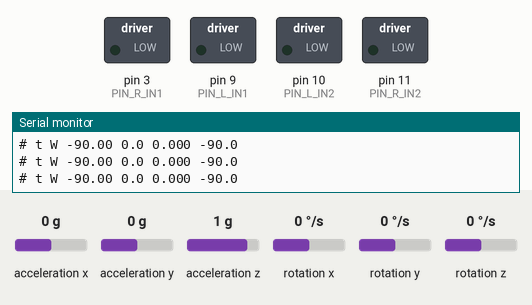
Simulated run of this sketch. Board: Arduino Uno, built with avr-gcc and run on an emulated ATmega328P. On the bench: switched loads named in the sketch (green lamp = pin HIGH), the last lines printed to the serial monitor. Wiring (inferred from the names in the program): MPU-6050 motion sensor at I2C address 0x68. Inputs (shaded band) come from the test bench; at power-on: acceleration z 1 g, rotation y 0 °/s, acceleration x 0 g, acceleration y 0 g, rotation x 0 °/s, rotation z 0 °/s.

Above: at 1.7 s.
1.8 s: acceleration z set to 0 g
At 4.5 s:
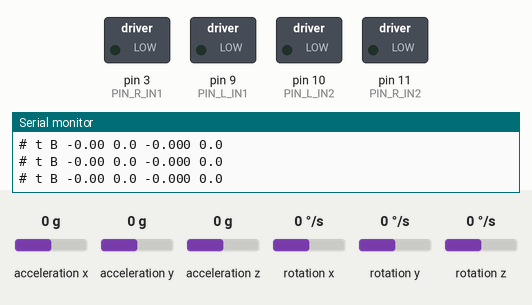
4.8 s: rotation y set to -192 °/s
At 4.98 s:
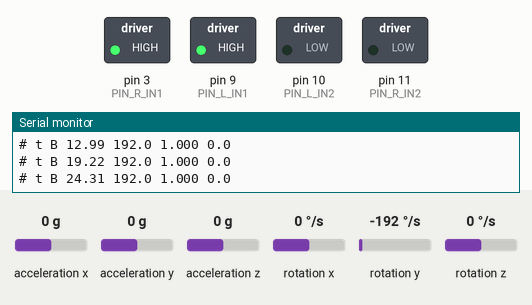
Timing chart, 0 to 7.8 s (numbered marks = the images above; inputs shaded):
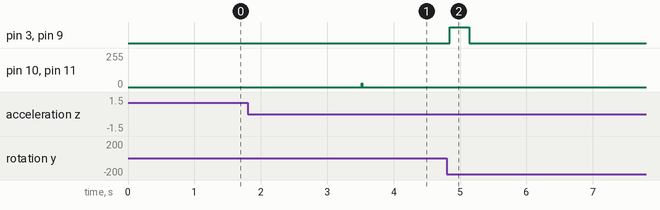

Measured:
- after the input at 1.8 s, pin 10 (PIN_L_IN2), pin 11 (PIN_R_IN2): 0/255 → 27/255 after 1.7 s, → 0/255 0.01 s later
- after the input at 4.8 s, pin 3 (PIN_R_IN1), pin 9 (PIN_L_IN1): LOW → HIGH at once, → LOW 0.29 s later

The sketch:

balancer.ino
```cpp
/*
 * Two-wheel self-balancer: Arduino Uno balance loop.
 *
 *   MPU6050 (I2C, A4/A5) -> complementary filter -> PID on pitch -> H-bridge -> 2 DC motors
 *   Pi 5 (QNX supervisor) or a laptop/Serial Monitor -> USB serial 115200 -> this Uno
 *
 * The loop runs entirely here at 200 Hz. The Pi only steers, tunes and supervises.
 * It stands up on its own with nothing connected: power on, hold it upright and
 * still for 1 s, let go.
 *
 * Serial protocol (ASCII lines, '\n' or '\r' terminated, lowercase ok):
 *   Host -> Uno
 *     T <turn>          steering, -1..1 (+ = turn right). Watchdog: 0 after 300 ms
 *     V <lean_deg>      lean bias in degrees, clamped +-MAX_LEAN_BIAS (+ = drift
 *                       forward). Watchdog: 0 after 300 ms. No encoders, so this is
 *                       "lean a bit", not a real speed.
 *     G kp ki kd [ks]   live gains (see "Gains" below)
 *     Z                 robot held still at its balance point: recalibrate gyro bias
 *                       and set "upright" to the current angle (~0.5 s, motors off)
 *     W                 save gains + upright offset to EEPROM (survive reset)
 *     S                 stop + disarm (motors off until A)
 *     A                 arm (it starts balancing once held upright for 1 s)
 *     X [0|1]           1 = external tilt mode (iPhone path), 0 = onboard MPU6050
 *     P <pitch> <rate>  external tilt in deg and deg/s (+ = leaning forward),
 *                       only used in X 1 mode, must arrive at least every 100 ms
 *     ?                 print config
 *   Uno -> host
 *     READY                     once after boot
 *     UP                        started balancing
 *     FALL <pitch>              tipped past CUTOFF_DEG, motors off
 *     STALE                     X mode: P lines stopped, motors off
 *     NOIMU                     no MPU6050 found (use X mode or fix wiring)
 *     # t <st> <pitch> <rate> <u> <acc_pitch>   telemetry at 20 Hz
 *           st: D disarmed, W waiting upright, B balancing, F fallen/stale,
 *           pitch = filtered pitch minus upright offset (deg), rate (deg/s),
 *           u = PID output (-1..1), acc_pitch = accel-only pitch (deg, raw)
 *     # ...                     any other comment line (acks, config dump)
 *
 * Gains (output u is motor duty -1..1):
 *   u = kp*e + ki*integral(e) + kd*rate,   e = pitch - target (deg)
 *   target = V - ks*speed_est, speed_est = low-pass of u (no encoders: the duty we
 *   have been applying is our best guess of how fast the wheels are going).
 *   ks = 0 to start; raise it to stop the slow run-away drift.
 */

#include <Arduino.h>
#include <Wire.h>
#include <EEPROM.h>
#include <stdlib.h>
#include <math.h>

// =============================================================================
// CONFIG: edit this block on the bench.
// =============================================================================

// ---- Motor driver (same block as goalie.ino) -----------------------------------
//   DRIVER_2PWM  : L9110S / HG7881 / DRV8833 / MX1508: 4 inputs, no enable pins.
//   DRIVER_EN_IN : L298N (remove ENA/ENB jumpers), TB6612FNG (tie STBY high):
//                  PWM enable + 2 direction pins per channel.
#define DRIVER_2PWM  1
#define DRIVER_EN_IN 2
#define DRIVER_TYPE  DRIVER_2PWM

// Pins 5/6 (Timer0) are avoided: they share the timer with millis()/micros().
#if DRIVER_TYPE == DRIVER_2PWM
const uint8_t PIN_L_IN1 = 9;    // channel A = LEFT wheel
const uint8_t PIN_L_IN2 = 10;
const uint8_t PIN_R_IN1 = 3;    // channel B = RIGHT wheel
const uint8_t PIN_R_IN2 = 11;
#elif DRIVER_TYPE == DRIVER_EN_IN
const uint8_t PIN_L_EN  = 9;
const uint8_t PIN_L_IN1 = 7;
const uint8_t PIN_L_IN2 = 8;
const uint8_t PIN_R_EN  = 3;
const uint8_t PIN_R_IN1 = 4;
const uint8_t PIN_R_IN2 = 12;
#else
#error "DRIVER_TYPE must be DRIVER_2PWM or DRIVER_EN_IN"
#endif

// Flip if "+duty" spins that wheel backwards (or swap its two motor wires).
const bool  LEFT_INVERT  = false;
const bool  RIGHT_INVERT = false;
// |u| below DEADBAND -> motors off. Above it, |u| maps to MIN_DUTY..1 so tiny
// corrections still overcome gear slop + static friction. Measure MIN_DUTY on the
// bench: raise duty until the wheel just starts turning (TUNING.md step 3).
const float DEADBAND = 0.005f;
const float MIN_DUTY = 0.10f;
const float TURN_MAX = 0.25f;           // duty added/subtracted per side at T = +-1

// ---- IMU mounting ----------------------------------------------------------------
// Axis indices: 0 = X, 1 = Y, 2 = Z as printed on the GY-521 board.
// Default: board stands VERTICAL on the body, X arrow pointing UP, Z (the chip
// face) pointing FORWARD. Then pitch = atan2(-acc_fwd, acc_up), rate = -gyro Y
// (leaning forward, gravity shows up as NEGATIVE on the forward axis).
// Check with telemetry (TUNING.md step 2): lean forward -> acc_pitch AND pitch go
// positive, rate positive while tipping forward. Fix with the axis/sign below.
const uint8_t ACC_FWD_AXIS = 2;  const int8_t ACC_FWD_SIGN = 1;
const uint8_t ACC_UP_AXIS  = 0;  const int8_t ACC_UP_SIGN  = 1;
const uint8_t GYRO_AXIS    = 1;  const int8_t GYRO_SIGN    = -1;

// ---- Loop / filter / safety ------------------------------------------------------
const uint16_t LOOP_US          = 5000;    // 200 Hz
const float    COMP_ALPHA       = 0.98f;   // gyro weight (time constant ~0.25 s)
const float    CUTOFF_DEG       = 35.0f;   // fallen beyond this
const float    UPRIGHT_DEG      = 5.0f;    // must be within this ...
const uint16_t UPRIGHT_HOLD_MS  = 1000;    // ... for this long to (re)start
const uint16_t CMD_WATCHDOG_MS  = 300;     // T/V older than this -> 0
const uint16_t EXT_STALE_MS     = 100;     // X mode: no P for this long -> stop
const float    MAX_LEAN_BIAS    = 5.0f;    // |V| clamp, deg
const float    I_LIMIT          = 0.5f;    // |ki*integral| clamp (duty)
const float    SPEED_TAU_S      = 0.5f;    // speed_est low-pass time constant
const uint16_t TELEM_MS         = 50;      // 20 Hz
const bool     AUTO_ARM         = true;    // armed at boot (stand it up and go)

// ---- Default gains (overridden by EEPROM after W) ----------------------------------
// From balancer/sim (DC gearmotor model, 0.9 kg, CoM 0.25 m, 90 mm wheels).
const float DEF_KP = 0.060f;   // duty per deg
const float DEF_KI = 0.000f;   // duty per deg*s
const float DEF_KD = 0.0030f;  // duty per deg/s
const float DEF_KS = 0.0f;     // deg of lean per unit of speed_est

const long SERIAL_BAUD = 115200;

// =============================================================================
// End of CONFIG
// =============================================================================

const uint8_t MPU_ADDR_0 = 0x68, MPU_ADDR_1 = 0x69;
const float ACC_LSB_PER_G   = 8192.0f;   // +-4 g
const float GYRO_LSB_PER_DPS = 65.5f;    // +-500 deg/s
const float DT = LOOP_US / 1e6f;
const uint32_t EE_MAGIC = 0xBA1A0001UL;

enum State : uint8_t { ST_DISARMED, ST_WAITING, ST_BALANCING, ST_FALLEN };

struct Saved { uint32_t magic; float kp, ki, kd, ks, offset; };

// Forward declarations (arduino-cli generates these, a host C++ build doesn't).
void handleLine(char *line);
void serialPoll();
bool imuInit();
bool imuRead(float *accFwd, float *accUp, float *gyro);
void calibrate(bool setOffset);
void motorsOff();
void setMotors(float l, float r);
void controlStep();
void telemetry();

// ---- State ------------------------------------------------------------------------
static char     lineBuf[40];
static uint8_t  lineLen = 0;
static bool     lineOverflow = false;

static float kp = DEF_KP, ki = DEF_KI, kd = DEF_KD, ks = DEF_KS;
static float uprightOffset = 0;   // deg, raw pitch when balanced
static float gyroBias = 0;        // deg/s

static uint8_t  mpuAddr = 0;
static bool     extMode = false;
static float    extPitch = 0, extRate = 0;
static uint32_t lastPMs = 0;
static bool     extEverSeen = false;

static float    pitchRaw = 0;     // filtered, before offset
static float    accPitch = 0;
static float    pitch = 0;        // filtered - offset
static float    rate = 0;
static bool     filterSeeded = false;

static State    state = ST_DISARMED;
static bool     armed = false;
static uint32_t uprightSinceMs = 0;
static bool     uprightTiming = false;

static float    integ = 0;
static float    speedEst = 0;
static float    u = 0;
static float    turnCmd = 0, leanCmd = 0;
static uint32_t lastCmdMs = 0;

static uint32_t lastLoopUs = 0;
static uint32_t lastTelemMs = 0;

// ---- Motors --------------------------------------------------------------------------
static float clampf(float v, float lo, float hi) { return v < lo ? lo : (v > hi ? hi : v); }

static void motorWrite(uint8_t ch, float duty) {
  if (duty > 1) duty = 1;
  if (duty < -1) duty = -1;
  uint8_t pwm = (uint8_t)((duty < 0 ? -duty : duty) * 255.0f + 0.5f);
#if DRIVER_TYPE == DRIVER_2PWM
  uint8_t in1 = ch == 0 ? PIN_L_IN1 : PIN_R_IN1;
  uint8_t in2 = ch == 0 ? PIN_L_IN2 : PIN_R_IN2;
  if (pwm == 0) {                // coast (both low): free wheel when off
    digitalWrite(in1, LOW);
    digitalWrite(in2, LOW);
  } else if (duty > 0) {
    digitalWrite(in2, LOW);
    analogWrite(in1, pwm);
  } else {
    digitalWrite(in1, LOW);
    analogWrite(in2, pwm);
  }
#else
  uint8_t en  = ch == 0 ? PIN_L_EN  : PIN_R_EN;
  uint8_t in1 = ch == 0 ? PIN_L_IN1 : PIN_R_IN1;
  uint8_t in2 = ch == 0 ? PIN_L_IN2 : PIN_R_IN2;
  if (pwm == 0) {
    digitalWrite(en, LOW);
    digitalWrite(in1, LOW);
    digitalWrite(in2, LOW);
  } else {
    digitalWrite(in1, duty > 0 ? HIGH : LOW);
    digitalWrite(in2, duty > 0 ? LOW : HIGH);
    analogWrite(en, pwm);
  }
#endif
}

// Deadband + minimum-duty kick (hides gearbox slop / stiction).
static float shape(float d) {
  float m = d < 0 ? -d : d;
  if (m < DEADBAND) return 0.0f;
  if (m > 1) m = 1;
  float out = MIN_DUTY + (1.0f - MIN_DUTY) * m;
  return d < 0 ? -out : out;
}

void setMotors(float l, float r) {
  float sl = shape(l), sr = shape(r);
  motorWrite(0, LEFT_INVERT ? -sl : sl);
  motorWrite(1, RIGHT_INVERT ? -sr : sr);
}

void motorsOff() {
  motorWrite(0, 0);
  motorWrite(1, 0);
}

// ---- IMU ----------------------------------------------------------------------------
static bool i2cWrite(uint8_t addr, uint8_t reg, uint8_t val) {
  Wire.beginTransmission(addr);
  Wire.write(reg);
  Wire.write(val);
  return Wire.endTransmission() == 0;
}

static bool probe(uint8_t addr) {
  Wire.beginTransmission(addr);
  return Wire.endTransmission() == 0;
}

bool imuInit() {
  uint8_t addr = 0;
  if (probe(MPU_ADDR_0)) addr = MPU_ADDR_0;
  else if (probe(MPU_ADDR_1)) addr = MPU_ADDR_1;
  if (!addr) return false;
  // Wake (PLL X gyro), DLPF ~44 Hz, gyro +-500 dps, accel +-4 g.
  if (!i2cWrite(addr, 0x6B, 0x01)) return false;
  if (!i2cWrite(addr, 0x1A, 0x03)) return false;
  if (!i2cWrite(addr, 0x1B, 0x08)) return false;
  if (!i2cWrite(addr, 0x1C, 0x08)) return false;
  mpuAddr = addr;
  return true;
}

// accFwd/accUp in g, gyro (pitch rate, bias NOT removed) in deg/s.
bool imuRead(float *accFwd, float *accUp, float *gyro) {
  if (!mpuAddr) return false;
  Wire.beginTransmission(mpuAddr);
  Wire.write(0x3B);
  if (Wire.endTransmission(false) != 0) return false;
  if (Wire.requestFrom(mpuAddr, (uint8_t)14) != 14) return false;
  uint8_t b[14];
  for (uint8_t i = 0; i < 14; i++) b[i] = (uint8_t)Wire.read();
  int16_t a[3], g[3];
  for (uint8_t i = 0; i < 3; i++) {
    a[i] = (int16_t)((b[2 * i] << 8) | b[2 * i + 1]);
    g[i] = (int16_t)((b[8 + 2 * i] << 8) | b[9 + 2 * i]);
  }
  *accFwd = ACC_FWD_SIGN * a[ACC_FWD_AXIS] / ACC_LSB_PER_G;
  *accUp  = ACC_UP_SIGN  * a[ACC_UP_AXIS]  / ACC_LSB_PER_G;
  *gyro   = GYRO_SIGN    * g[GYRO_AXIS]    / GYRO_LSB_PER_DPS;
  return true;
}

static const float RAD2DEG = 57.2957795f;

// Blocking (~0.5 s), motors off. setOffset: also take the current angle as upright.
void calibrate(bool setOffset) {
  motorsOff();
  if (extMode) {
    if (setOffset && extEverSeen) uprightOffset = extPitch;
    return;
  }
  if (!mpuAddr) return;
  float gs = 0, ps = 0;
  uint8_t n = 0;
  for (uint8_t i = 0; i < 100; i++) {
    float f, up, g;
    if (imuRead(&f, &up, &g)) {
      gs += g;
      ps += atan2f(-f, up) * RAD2DEG;
      n++;
    }
    delay(5);
  }
  if (!n) return;
  gyroBias = gs / n;
  if (setOffset) uprightOffset = ps / n;
  pitchRaw = ps / n;
  filterSeeded = true;
}

static void loadEeprom() {
  Saved s;
  EEPROM.get(0, s);
  if (s.magic != EE_MAGIC) return;
  if (s.kp != s.kp || s.ki != s.ki || s.kd != s.kd || s.ks != s.ks || s.offset != s.offset) return;
  kp = s.kp; ki = s.ki; kd = s.kd; ks = s.ks; uprightOffset = s.offset;
}

static void saveEeprom() {
  Saved s = {EE_MAGIC, kp, ki, kd, ks, uprightOffset};
  EEPROM.put(0, s);
}

// ---- Parsing ------------------------------------------------------------------------
// Parse up to maxN floats; returns how many, or -1 on garbage.
static int parseFloats(const char *s, float *out, int maxN) {
  int n = 0;
  for (;;) {
    while (*s == ' ' || *s == '\t') s++;
    if (!*s) return n;
    if (n >= maxN) return -1;
    char *end;
    double v = strtod(s, &end);
    if (end == s || v != v) return -1;
    out[n++] = (float)v;
    s = end;
    if (*s && *s != ' ' && *s != '\t') return -1;
  }
}

static void printConfig() {
  Serial.print(F("# kp ")); Serial.print(kp, 4);
  Serial.print(F(" ki ")); Serial.print(ki, 4);
  Serial.print(F(" kd ")); Serial.print(kd, 5);
  Serial.print(F(" ks ")); Serial.print(ks, 3);
  Serial.print(F(" offset ")); Serial.print(uprightOffset, 2);
  Serial.print(F(" bias ")); Serial.print(gyroBias, 2);
  Serial.print(F(" ext ")); Serial.print(extMode ? 1 : 0);
  Serial.print(F(" imu ")); Serial.println(mpuAddr ? 1 : 0);
}

static void enterFallen() {
  state = ST_FALLEN;
  motorsOff();
  integ = 0;
  speedEst = 0;
  u = 0;
  uprightTiming = false;
}

void handleLine(char *line) {
  while (*line == ' ' || *line == '\t') line++;
  char cmd = line[0];
  if (cmd >= 'a' && cmd <= 'z') cmd -= 32;
  if (!cmd) return;
  const char *arg = line + 1;
  if (*arg && *arg != ' ' && *arg != '\t') return;
  float v[4];
  int n = parseFloats(arg, v, 4);
  if (n < 0) return;
  uint32_t now = millis();

  switch (cmd) {
    case 'T':
      if (n != 1) return;
      turnCmd = clampf(v[0], -1, 1);
      lastCmdMs = now;
      break;
    case 'V':
      if (n != 1) return;
      leanCmd = clampf(v[0], -MAX_LEAN_BIAS, MAX_LEAN_BIAS);
      lastCmdMs = now;
      break;
    case 'G':
      if (n < 3) return;
      kp = v[0]; ki = v[1]; kd = v[2];
      if (n == 4) ks = v[3];
      integ = 0;
      printConfig();
      break;
    case 'Z':
      if (n != 0) return;
      if (state == ST_BALANCING) enterFallen();
      calibrate(true);
      if (state == ST_FALLEN) state = armed ? ST_WAITING : ST_DISARMED;
      uprightTiming = false;
      printConfig();
      break;
    case 'W':
      if (n != 0) return;
      saveEeprom();
      Serial.println(F("# saved"));
      break;
    case 'S':
      if (n != 0) return;
      armed = false;
      enterFallen();
      state = ST_DISARMED;
      turnCmd = leanCmd = 0;
      break;
    case 'A':
      if (n != 0) return;
      armed = true;
      if (state == ST_DISARMED) { state = ST_WAITING; uprightTiming = false; }
      break;
    case 'X': {
      if (n > 1) return;
      bool want = n == 0 ? true : v[0] != 0;
      if (want != extMode) {
        if (state == ST_BALANCING) enterFallen();
        extMode = want;
        extEverSeen = false;
        filterSeeded = false;
      }
      Serial.print(F("# ext ")); Serial.println(extMode ? 1 : 0);
      break;
    }
    case 'P':
      if (n != 2) return;
      extPitch = v[0];
      extRate = v[1];
      lastPMs = now;
      extEverSeen = true;
      break;
    case '?':
      printConfig();
      break;
    default:
      break;
  }
}

void serialPoll() {
  while (Serial.available() > 0) {
    int c = Serial.read();
    if (c < 0) break;
    if (c == '\n' || c == '\r') {
      if (!lineOverflow && lineLen > 0) {
        lineBuf[lineLen] = 0;
        handleLine(lineBuf);
      }
      lineLen = 0;
      lineOverflow = false;
    } else if (lineOverflow) {
    } else if (c < 0x20 || c > 0x7E || lineLen >= sizeof(lineBuf) - 1) {
      lineOverflow = true;
    } else {
      lineBuf[lineLen++] = (char)c;
    }
  }
}

// ---- Control ------------------------------------------------------------------------
// One 200 Hz tick: estimate pitch, run the state machine and the PID.
void controlStep() {
  uint32_t now = millis();

  // 1) Pitch estimate
  bool ok = false;
  if (extMode) {
    if (extEverSeen && (uint32_t)(now - lastPMs) <= EXT_STALE_MS) {
      pitchRaw = extPitch;
      rate = extRate;
      accPitch = extPitch;
      ok = true;
    } else if (state == ST_BALANCING) {
      enterFallen();
      Serial.println(F("STALE"));
    }
  } else {
    float f, up, g;
    if (imuRead(&f, &up, &g)) {
      accPitch = atan2f(-f, up) * RAD2DEG;
      rate = g - gyroBias;
      if (!filterSeeded) { pitchRaw = accPitch; filterSeeded = true; }
      else pitchRaw = COMP_ALPHA * (pitchRaw + rate * DT) + (1.0f - COMP_ALPHA) * accPitch;
      ok = true;
    } else if (state == ST_BALANCING) {
      enterFallen();          // lost the sensor: never drive blind
      Serial.println(F("NOIMU"));
    }
  }
  pitch = pitchRaw - uprightOffset;

  // 2) Command watchdog: steering/lean only, balancing continues
  if ((uint32_t)(now - lastCmdMs) > CMD_WATCHDOG_MS) { turnCmd = 0; leanCmd = 0; }

  // 3) State machine
  float ap = pitch < 0 ? -pitch : pitch;
  if (state == ST_BALANCING) {
    if (ap > CUTOFF_DEG) {
      enterFallen();
      Serial.print(F("FALL "));
      Serial.println(pitch, 1);
    }
  } else if (state == ST_WAITING || state == ST_FALLEN) {
    if (!armed) state = ST_DISARMED;
    else if (ok && ap < UPRIGHT_DEG) {
      if (!uprightTiming) { uprightTiming = true; uprightSinceMs = now; }
      else if ((uint32_t)(now - uprightSinceMs) >= UPRIGHT_HOLD_MS) {
        state = ST_BALANCING;
        integ = 0; speedEst = 0; u = 0;
        Serial.println(F("UP"));
      }
    } else {
      uprightTiming = false;
    }
  }

  if (state != ST_BALANCING) { motorsOff(); u = 0; return; }

  // 4) PID (+ encoder-less speed loop)
  float target = leanCmd - ks * speedEst;
  float e = pitch - target;
  if (ki != 0) {
    integ += e * DT;
    float lim = I_LIMIT / (ki < 0 ? -ki : ki);
    integ = clampf(integ, -lim, lim);
  }
  u = clampf(kp * e + ki * integ + kd * rate, -1, 1);
  speedEst += (u - speedEst) * (DT / SPEED_TAU_S);

  float t = turnCmd * TURN_MAX;
  setMotors(u + t, u - t);
}

static char stateChar() {
  switch (state) {
    case ST_DISARMED: return 'D';
    case ST_WAITING: return 'W';
    case ST_BALANCING: return 'B';
    default: return 'F';
  }
}

void telemetry() {
  uint32_t now = millis();
  if ((uint32_t)(now - lastTelemMs) < TELEM_MS) return;
  lastTelemMs = now;
  if (Serial.availableForWrite() < 40) return;   // never block the loop on TX
  Serial.print(F("# t "));
  Serial.print(stateChar());
  Serial.print(' ');
  Serial.print(pitch, 2);
  Serial.print(' ');
  Serial.print(rate, 1);
  Serial.print(' ');
  Serial.print(u, 3);
  Serial.print(' ');
  Serial.println(accPitch, 1);
}

// ---- Arduino entry points ---------------------------------------------------------------
void setup() {
#if DRIVER_TYPE == DRIVER_EN_IN
  pinMode(PIN_L_EN, OUTPUT);
  pinMode(PIN_R_EN, OUTPUT);
#endif
  pinMode(PIN_L_IN1, OUTPUT);
  pinMode(PIN_L_IN2, OUTPUT);
  pinMode(PIN_R_IN1, OUTPUT);
  pinMode(PIN_R_IN2, OUTPUT);
  motorsOff();

  Serial.begin(SERIAL_BAUD);
  Wire.begin();
  Wire.setClock(400000);
#if defined(WIRE_HAS_TIMEOUT)
  Wire.setWireTimeout(3000, true);  // a loose I2C wire must never hang loop()
#endif
  loadEeprom();
  if (imuInit()) {
    Serial.print(F("# mpu6050 at 0x"));
    Serial.println(mpuAddr, HEX);
    calibrate(false);   // gyro bias only: keep it still for 0.5 s after power-on
  } else {
    Serial.println(F("NOIMU"));
    Serial.println(F("# no MPU6050 at 0x68/0x69: check A4/A5, or use X mode"));
  }
  armed = AUTO_ARM;
  state = armed ? ST_WAITING : ST_DISARMED;
  printConfig();
  Serial.println(F("READY"));
  lastLoopUs = micros();
}

void loop() {
  serialPoll();
  uint32_t nowUs = micros();
  if ((uint32_t)(nowUs - lastLoopUs) >= LOOP_US) {
    lastLoopUs += LOOP_US;
    if ((uint32_t)(nowUs - lastLoopUs) >= LOOP_US) lastLoopUs = nowUs;  // overran: resync
    controlStep();
    telemetry();
  }
}
```
